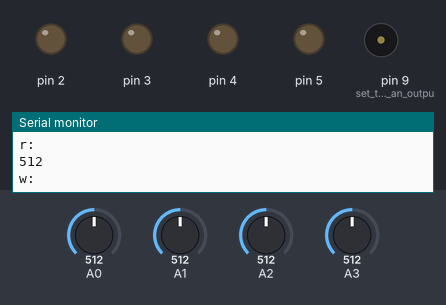
Recording of a sketch running on a simulated Arduino Uno, built with avr-gcc and run on an emulated ATmega328P. On the bench: output pins drawn as LEDs (lit = HIGH), buzzer (waves = sounding), the last lines printed to the serial monitor. Inputs (shaded band) come from the test bench; at power-on: A2 = 512, A3 = 512, A1 = 512, A0 = 512.

Above: at 1.2 s.
1.3 s: A2 set to 987
2.8 s: A2 set to 1011
At 2.86 s:
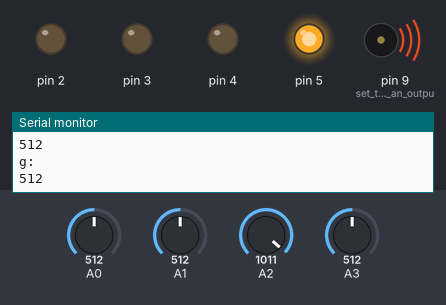
5.8 s: A3 set to 1010
At 7.1 s:
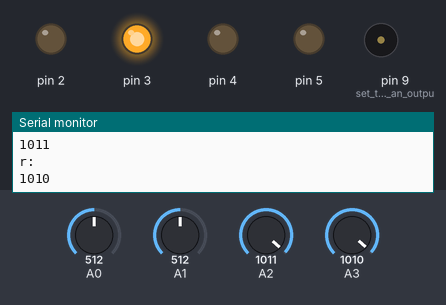
7.4 s: A1 set to 1010
At 7.8 s:
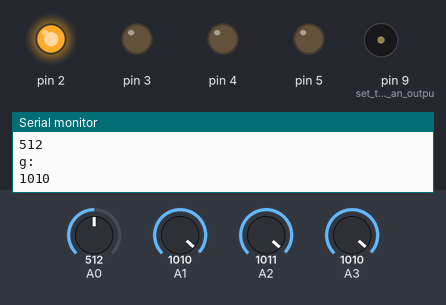
8.9 s: A0 set to 986
10.4 s: A0 set to 1011
At 11.3 s:
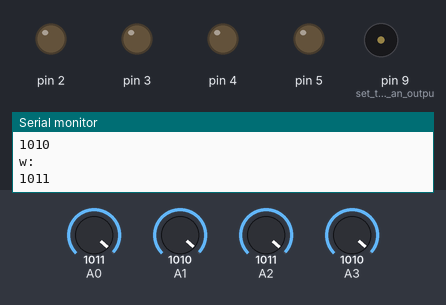
Timing chart, 0 to 12.9 s (numbered marks = the images above; inputs shaded):
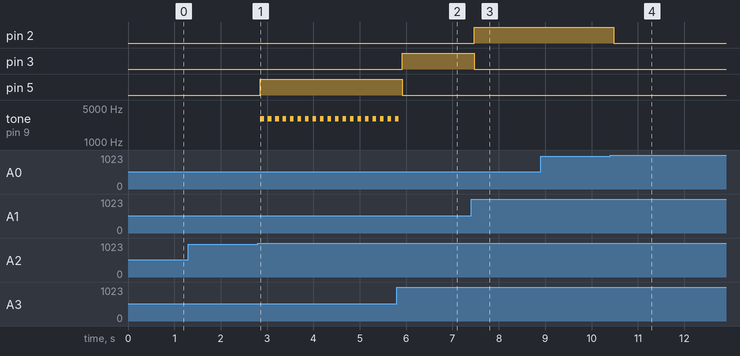

The sketch:

level_1.ino
```cpp
#define uchar unsigned char

uchar flag = 4;

void setup()

{

  Serial.begin(9600);  // start serial port at 9600 bps:

  pinMode(2, OUTPUT);

  pinMode(3, OUTPUT);

  pinMode(4, OUTPUT);

  pinMode(5, OUTPUT);

}

void loop()

{

  int w = analogRead(A0); //read the value from analog pin AO

  int g = analogRead(A1);

  int y = analogRead(A2);

  int r = analogRead(A3);

  Serial.println("w:");

  Serial.println(w);

  Serial.println("g:");

  Serial.println(g);

  Serial.println("y:");

  Serial.println(y);

  Serial.println("r:");

  Serial.println(r);

  if((w< 1000) && (g > 1000) && (y > 1000) && (r > 1000))                      //Stop when the car is picked up

   flag = 0;

    else if ((w< 1000) && (g < 1000) && (y > 1000) && (r > 1000))                            //if read the value of the Tracking module data[0] is more than 100

    flag = 1;

      else if((w< 1000) && (g < 1000) && (y < 1000) && (r > 1000))                              //if read the value of the Tracking module data[2] is more than 100

      flag = 2;

        else if((w< 1000) && (g < 1000) && (y > 1000) && r< 1000)                           //if read the value of the Tracking module data[4] is more than 100

        flag = 3;

        else

        flag = 4;

  switch(flag)   //According to the relative position of the line and the car, adjust the front wheel steering angle to change the direction of the car to achieve inspection line.

  {

    case 0:

    digitalWrite(2,HIGH);

    digitalWrite(3, LOW);

    digitalWrite(4, LOW);

    digitalWrite(5, LOW);

    break;

    case 1:

    digitalWrite(3,HIGH);

    digitalWrite(2, LOW);

    digitalWrite(4, LOW);

    digitalWrite(5, LOW);

    break;

    case 2:

    digitalWrite(4,HIGH);//turn the LED on

    digitalWrite(2, LOW);

    digitalWrite(3, LOW);

    digitalWrite(5, LOW);

    pinMode(9, OUTPUT); //set the pin 9 as an output

    tone(9, 3000, 100);

    delay(400);

    tone(9, 0, 10);

    delay(400);

    pinMode(9, INPUT); //set the pin 9 as an input

    break;

    case 3:

      digitalWrite(5,HIGH);

      digitalWrite(2, LOW);

      digitalWrite(4, LOW);

      digitalWrite(3, LOW);

      pinMode(9, OUTPUT);

    tone(9, 3000, 100);

    delay(80);

    tone(9, 0, 10);

    delay(80);

    pinMode(9, INPUT);

    break;

    case 4:

    digitalWrite(3, LOW);

    digitalWrite(2, LOW);

    digitalWrite(4, LOW);

    digitalWrite(5, LOW);

    break;

  }

}
```

Measured:
- the behaviour switches between 1000 and 1001 on A2 (found by bisection; images 0 and 1)
- the behaviour switches between 999 and 1000 on A0 (found by bisection; images 3 and 4)
- after the input at 2.8 s, pin 5: LOW → HIGH after 0.05 s; tone on pin 9 (set_the_pin_9_as_an_outpu): alternates 3000 Hz for 0.08 s and silent for 0.08 s, starting after 0.05 s
- after the input at 5.8 s, pin 3: LOW → HIGH after 0.12 s; pin 5: HIGH → LOW after 0.12 s; tone on pin 9 (set_the_pin_9_as_an_outpu): goes on until 5.8 s, then stays silent
- after the input at 7.4 s, pin 2: LOW → HIGH after 0.07 s; pin 3: HIGH → LOW after 0.07 s
- after the input at 10.4 s, pin 2: HIGH → LOW after 0.08 s
